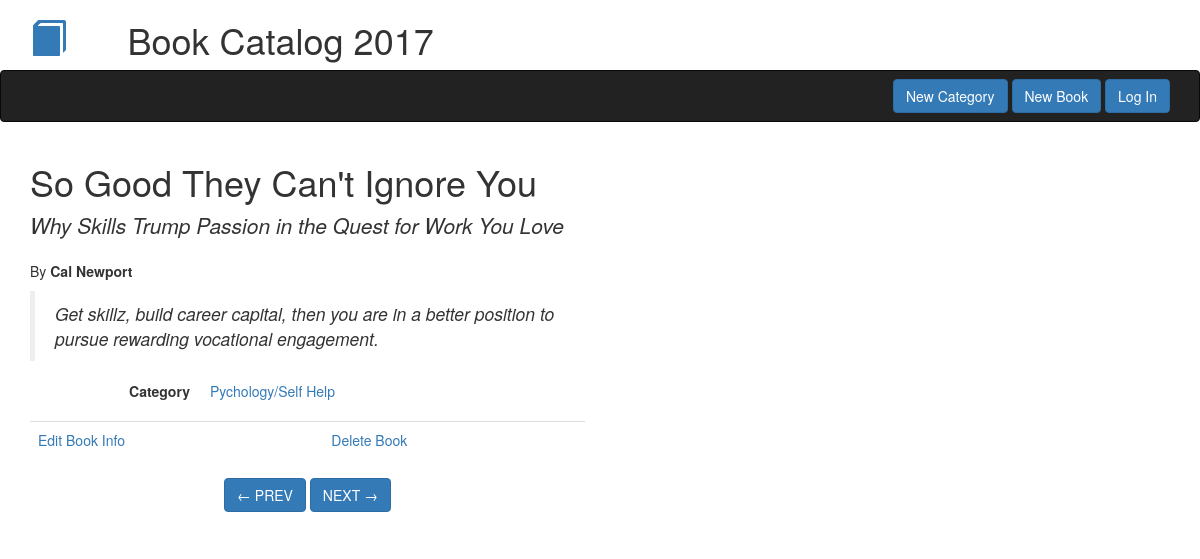
The page /books/9 on the database as committed earlier.
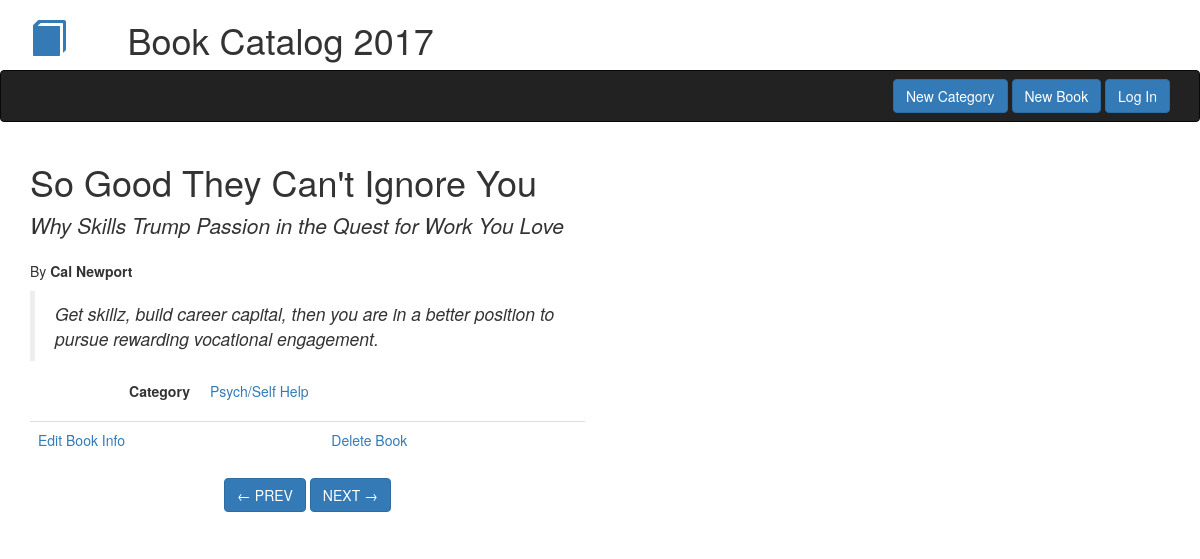
The same page on the database as committed later.
### db_setup.py (models this page shows)
class Category(Base):
    __tablename__ = 'category'
    name = Column(String(80), nullable = False)
    id = Column(Integer, primary_key = True)

### catalog.py (the view)
@app.route('/books/<int:book_id>')
def singleBook(book_id):
    book = session.query(Book).filter_by(id = book_id).one()
    categories = session.query(Category)
    titles = session.query(Book.id).order_by(Book.title).all()
    id_list = [x[0] for x in titles]
    return render_template('single_book.html',
                            book = book,
                            categories = categories,
                            id_list = id_list)

### templates/single_book.html (shortened to what this page needs)
{% extends 'bootstrap/base.html' %}
{% block navbar %}{% include 'header_nav.html' %}{% endblock %}
{% block content %}
<div class='container'>
    <div class='row'>
        <div class='col-md-6'>
            <h1>{{ book.title }}</h1>
            <p class='lead'><em>{{ book.subtitle if book.subtitle is not none }}</em></p>
            <p>By <strong>{{ book.author }}</strong></p>
            <blockquote><p><em>{{ book.description }}</em></p></blockquote>
            <dl class="dl-horizontal">
            {% for category in categories %}
                {%  if category.id == book.category_id %}
                    <dt>Category</dt><dd><a href="{{ url_for('listBooksByCategory', category_id = category.id) }}">{{ category.name }}</a></dd>
                {% endif %}
            {% endfor %}
            </dl>
            <table class='table'>
                <td><a href="{{ url_for('editBook', book_id = book.id) }}">Edit Book Info</a></td><td><a href="{{ url_for('deleteBook', book_id = book.id) }}">Delete Book</a></td></tr>
            </table>
            {% set new_book_id = [] %}
            {% set new_book_id = new_book_id[0] %}
            {% set prev_book_id = [] %}
            {% set prev_book_id = prev_book_id[0] %}
            <div class="pager">
                <a class="previous btn btn-primary" href="{{ url_for('singleBook', book_id = prev_book_id )}}">&larr; PREV</a>
                <a class="next btn btn-primary" href="{{ url_for('singleBook', book_id = new_book_id )}}">NEXT &rarr;</a>
            </div>
        </div>
    </div>
</div>
{% endblock %}

Rows that differ between the two databases and show on the page:
changed Category: name "Pychology/Self Help" → "Psych/Self Help"
